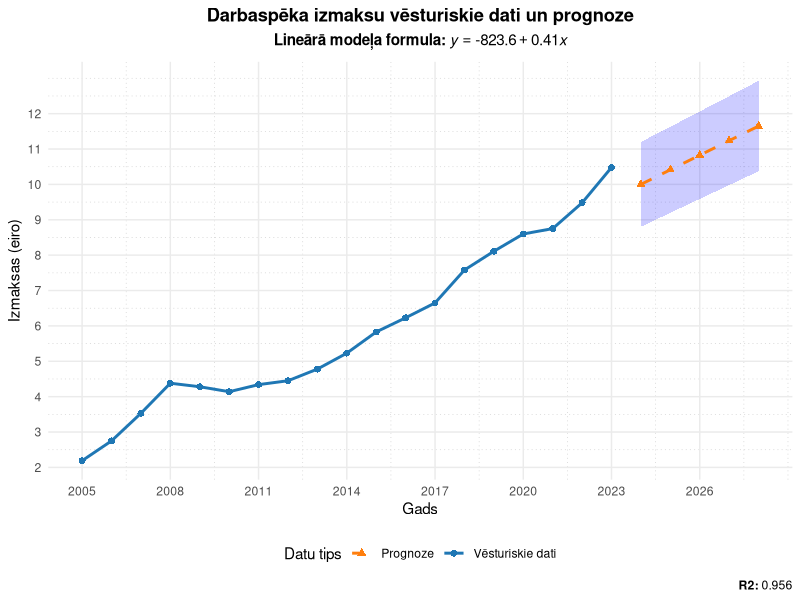

This chart was generated by the following R code:
## ---- chunk 1
#| warning: false
#| echo: false
#| error: false
# Ielādēt nepieciešamās bibliotēkas (nokomentēts, lai norādītu nepieciešamo)

library(forecast)
library(tidyverse)
library(ggrepel) 

# Izveidojiet datu rāmi ar sākotnējiem datiem
darba_izmaksas <- data.frame(
  Gads = 2005:2023, # Gadu diapazons
  Izmaksas = c(2.19, 2.75, 3.53, 4.38, 4.28, 4.14, 4.34, 4.45, 4.78, 5.23, 5.83, 6.23, 6.65, 7.58, 8.11, 8.60, 8.75, 9.48, 10.48),
  Datu_tips = "Vēsturiskie",
  Prognoze = NA,
  LCL = NA,
  UCL = NA
)


# Nodrošināt, ka kolonnas ir skaitliskas
darba_izmaksas$Gads <- as.numeric(darba_izmaksas$Gads)
## ---- chunk 2
#| echo: false
tibble(darba_izmaksas[, c("Gads", "Izmaksas")])
## ---- chunk 3
# Lineārais modelis
lin_mod <- lm(Izmaksas ~ Gads, data = darba_izmaksas)

# Logaritmiskais modelis
log_mod <- lm(Izmaksas ~ log(Gads), data = darba_izmaksas)

# Eksponenciālais modelis
exp_mod <- lm(log(Izmaksas) ~ Gads, data = darba_izmaksas)

# Pakāpes modelis
power_mod <- lm(log(Izmaksas) ~ log(Gads), data = darba_izmaksas)

# Tabula ar modeļiem un R^2 vērtībām
trend_table <- data.frame(
  Modelis = c("Lineārais", "Logaritmiskais", "Eksponenciālais", "Pakāpes"),
  Formula = c(
    paste0("y = ", round(coef(lin_mod)[1], 2), " + ", round(coef(lin_mod)[2], 2), "*x"),
    paste0("y = ", round(coef(log_mod)[1], 2), " + ", round(coef(log_mod)[2], 2), "*log(x)"),
    paste0("y = exp(", round(coef(exp_mod)[1], 2), " + ", round(coef(exp_mod)[2], 2), "*x)"),
    paste0("y = exp(", round(coef(power_mod)[1], 2), " + ", round(coef(power_mod)[2], 2), "*log(x))")
  ),
  R2 = c(summary(lin_mod)$r.squared, 
         summary(log_mod)$r.squared, 
         summary(exp_mod)$r.squared, 
         summary(power_mod)$r.squared)
)
# Noapaļo R2 
trend_table$R2 <- round(trend_table$R2, 2)

tibble(trend_table)
## ---- chunk 4
# Prognoze nākamajiem 5 gadiem ar ticamības intervāliem
forecast_years <- data.frame(
  Gads = 2024:2028,
  Prognoze = predict(lin_mod, newdata = data.frame(Gads = 2024:2028)),
  Izmaksas = NA,
  Datu_tips = "Prognoze"
)

# Papildināt ar ticamības intervāliem
forecast_result <- round(predict(lin_mod, newdata = data.frame(Gads = 2024:2028), interval = "prediction", level = 0.95), 3)

forecast_years$LCL <- round(forecast_result[, "lwr"], 3)
forecast_years$UCL <- round(forecast_result[, "upr"], 3)

# Apvienot sākotnējos datus ar prognozi
pilns_datu_rāmis <- rbind(darba_izmaksas, forecast_years)

# Izvadīt pilno datu rāmi
print(pilns_datu_rāmis)
## ---- chunk 5
#| warning: false
#| echo: false
#| error: false


# Iegūt lineārā modeļa koeficientus
intercept <- coef(lin_mod)[1]
slope <- coef(lin_mod)[2]

# Vizualizācija ar ggplot2
ggplot(pilns_datu_rāmis, aes(x = Gads)) +
  # Ticamības intervāli
  geom_ribbon(aes(ymin = LCL, ymax = UCL), alpha = 0.2, fill = "blue") +
  
  # Vēsturiskie dati līnija
  geom_line(aes(y = Izmaksas, color = "Vēsturiskie dati"), size = 1) +
  geom_point(aes(y = Izmaksas, color = "Vēsturiskie dati"), size = 2, shape = 16) +
  
  # Prognozes līnija
  geom_line(aes(y = Prognoze, color = "Prognoze"), linetype = "dashed", size = 1) +
  geom_point(aes(y = Prognoze, color = "Prognoze"), size = 2, shape = 17) +
  
  
  # Līnijas stilizācija
  scale_color_manual(
    values = c("Vēsturiskie dati" = "#1F77B4", "Prognoze" = "#FF7F0E"),
    name = "Datu tips"
  ) +
  
  # Virsraksts un etiķetes
  labs(
    title = "Darbaspēka izmaksu vēsturiskie dati un prognoze",
    subtitle = bquote(bold("Lineārā modeļa formula:") ~ italic(y) == .(round(intercept, 2)) + .(round(slope, 2)) * italic(x)),
    x = "Gads", 
    y = "Izmaksas (eiro)", 
    caption = bquote(bold("R2:") ~ .(round(summary(lin_mod)$r.squared, 3)))
  ) +
  
  
  # Tēma
  theme_minimal() +
  theme(
    legend.position = "bottom",
    plot.title = element_text(hjust = 0.5, face = "bold"),
    plot.subtitle = element_text(hjust = 0.5),
    panel.grid.minor = element_line(color = "lightgray", linetype = "dotted")
  ) +
  # Y ass sadalījums
  scale_y_continuous(breaks = seq(1, 12, by = 1)) +
  # X ass sadalījums
  scale_x_continuous(breaks = seq(2005, 2028, by = 3))

# Izvadīt papildus informāciju konsoles izvadē
cat(sprintf("Lineārā modeļa formula: y = %.2f + %.2f * x\n", intercept, slope))
cat(sprintf("R-squared: %.3f\n", summary(lin_mod)$r.squared))
